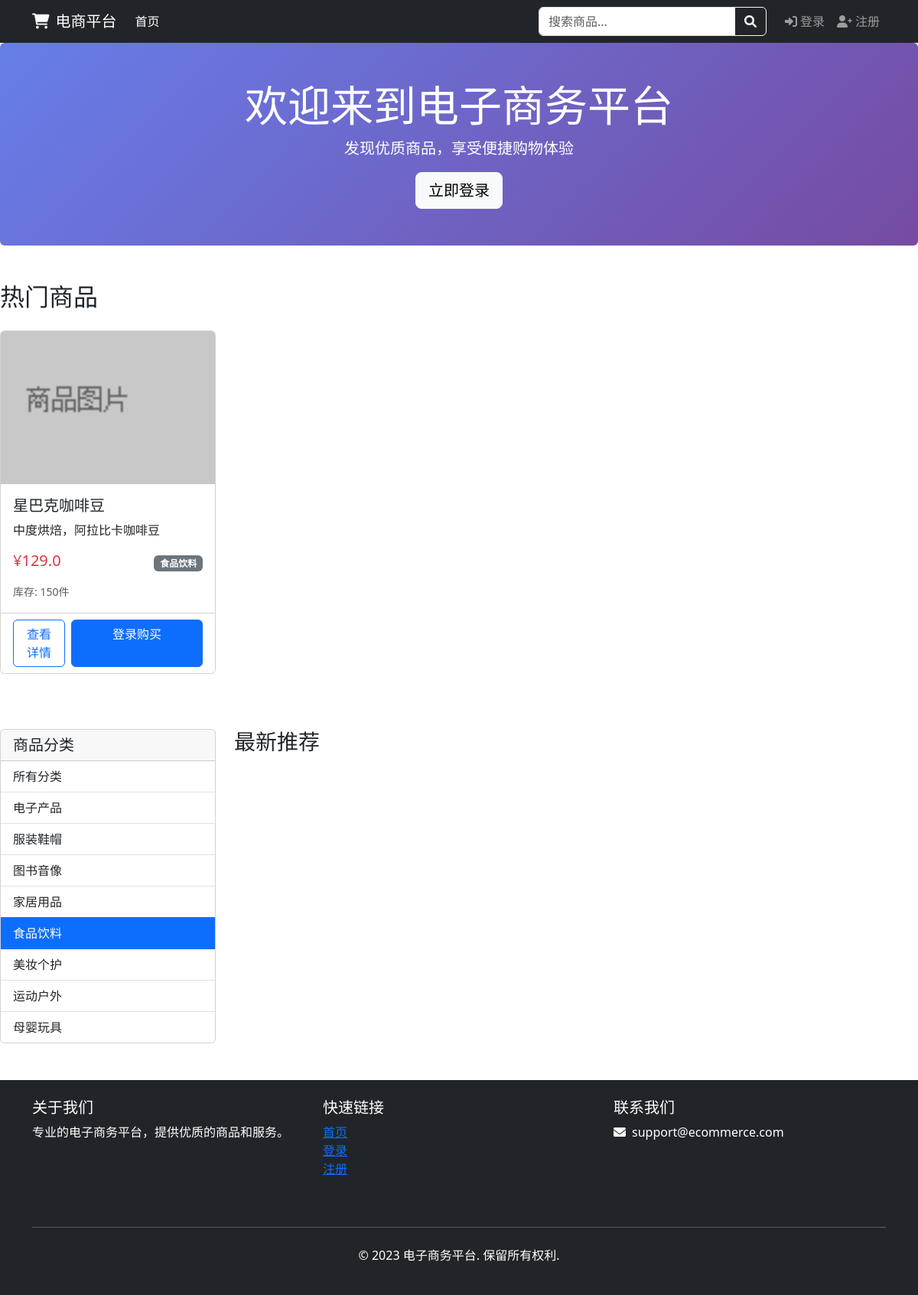
Before: /index?category_id=5 with the older database file.
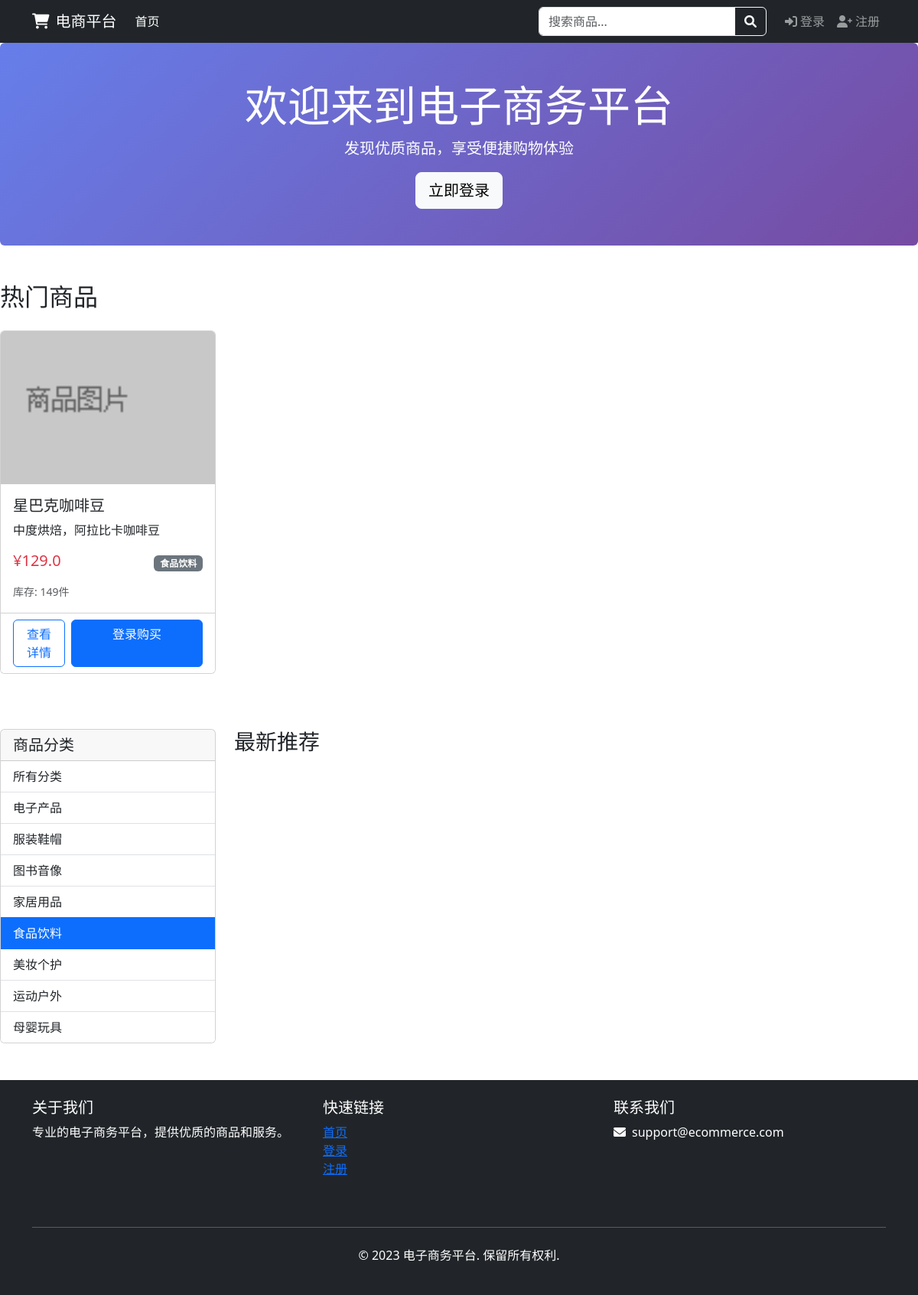
After: the same page with the newer database file.
### app/models.py (models this page shows, shortened)
class Product(db.Model):
    __tablename__ = 'products'
    id = db.Column(db.Integer, primary_key=True)
    name = db.Column(db.String(100), nullable=False, index=True)
    description = db.Column(db.Text)
    price = db.Column(db.Float, nullable=False)
    stock = db.Column(db.Integer, default=0)
    image = db.Column(db.String(200), default='default_product.png')
    created_at = db.Column(db.DateTime, default=datetime.utcnow)
    updated_at = db.Column(db.DateTime, default=datetime.utcnow, onupdate=datetime.utcnow)
    category_id = db.Column(db.Integer, db.ForeignKey('categories.id'))
    cart_items = db.relationship('CartItem', backref='product', lazy='dynamic')
    order_items = db.relationship('OrderItem', backref='product', lazy='dynamic')
    reviews = db.relationship('Review', backref='product', lazy='dynamic')

class Category(db.Model):
    __tablename__ = 'categories'
    id = db.Column(db.Integer, primary_key=True)
    name = db.Column(db.String(50), unique=True, nullable=False)
    description = db.Column(db.Text)
    created_at = db.Column(db.DateTime, default=datetime.utcnow)
    products = db.relationship('Product', backref='category', lazy='dynamic')

### app/main/routes.py (the view, shortened to what this page needs)
@main.route('/')
@main.route('/index')
def index():
    page = request.args.get('page', 1, type=int)
    category_id = request.args.get('category_id', type=int)
    sort_by = request.args.get('sort', 'newest')
    query = Product.query
    if category_id:
        query = query.filter_by(category_id=category_id)
    if sort_by == 'price_low':
        query = query.order_by(Product.price.asc())
    elif sort_by == 'price_high':
        query = query.order_by(Product.price.desc())
    elif sort_by == 'popular':
        from sqlalchemy import func
        from app.models import OrderItem
        query = query.outerjoin(OrderItem)\
            .group_by(Product.id)\
            .order_by(func.sum(OrderItem.quantity).desc())
    else:  # newest
        query = query.order_by(Product.created_at.desc())
    per_page = 12
    products = query.paginate(page=page, per_page=per_page, error_out=False)
    categories = Category.query.all()
    return render_template('index.html',
                         products=products,
                         categories=categories,
                         category_id=category_id,
                         sort_by=sort_by)

### app/context_processors.py (called while the page is built, shortened)
def inject_now():
    return {'now': datetime.utcnow()}

def inject_categories():
    try:
        categories = Category.query.order_by(Category.name).all()
        return {'categories': categories}
    except:
        return {'categories': []}

def inject_cart_info():
    from flask_login import current_user
    cart_items_count = 0
    cart_total_amount = 0
    return {
        'cart_items_count': cart_items_count,
        'cart_total_amount': cart_total_amount
    }

### app/main/templates/index.html (shortened to what this page needs)
{% extends "base.html" %}
{% block content %}
<div class="hero-section bg-primary text-white text-center py-5 mb-5 rounded">
    <h1 class="display-4">欢迎来到电子商务平台</h1>
    <p class="lead">发现优质商品，享受便捷购物体验</p>
    <a href="{{ url_for('auth.login') }}" class="btn btn-light btn-lg">立即登录</a>
</div>
<h2 class="mb-4">热门商品</h2>
<div class="row">
    {% for product in products.items %}
    <div class="col-md-3 mb-4">
        <div class="card product-card h-100">
            <img src="{{ url_for('static', filename='images/default_product.png') }}"
                 class="card-img-top product-image" alt="{{ product.name }}">
            <div class="card-body">
                <h5 class="card-title">{{ product.name }}</h5>
                <p class="card-text text-truncate-2">{{ product.description }}</p>
                <div class="d-flex justify-content-between align-items-center">
                    <span class="h5 text-danger">¥{{ product.price }}</span>
                    <span class="badge bg-secondary">{{ product.category.name if product.category else '未分类' }}</span>
                </div>
                <div class="mt-2">
                    <small class="text-muted">库存: {{ product.stock }}件</small>
                </div>
            </div>
            <div class="card-footer bg-white">
                <div class="d-flex gap-2">
                    <a href="{{ url_for('main.product_detail', id=product.id) }}" class="btn btn-outline-primary flex-1">查看详情</a>
                    {% if current_user.is_authenticated and product.stock > 0 %}
                        <form action="{{ url_for('cart.add_to_cart', product_id=product.id) }}" method="POST" class="flex-1">
                            <input type="hidden" name="csrf_token" value="{{ csrf_token() }}">
                            <input type="hidden" name="quantity" value="1">
                            <button type="submit" class="btn btn-primary w-100">
                                <i class="fas fa-cart-plus"></i> 加入购物车
                            </button>
                        </form>
                    {% elif not current_user.is_authenticated %}
                        <a href="{{ url_for('auth.login') }}" class="btn btn-primary w-100">登录购买</a>
                    {% else %}
                        <button class="btn btn-secondary w-100" disabled>缺货</button>
                    {% endif %}
                </div>
            </div>
        </div>
    </div>
    {% endfor %}
</div>
<div class="row mt-5">
    <div class="col-md-3">
        <div class="card">
            <div class="card-header">
                <h5 class="mb-0">商品分类</h5>
            </div>
            <div class="list-group list-group-flush">
                <a href="{{ url_for('main.index') }}" class="list-group-item list-group-item-action {% if not category_id %}active{% endif %}">
                    所有分类
                </a>
                {% for category in categories %}
                <a href="{{ url_for('main.index', category_id=category.id) }}"
                   class="list-group-item list-group-item-action {% if category_id == category.id %}active{% endif %}">
                    {{ category.name }}
                </a>
                {% endfor %}
            </div>
        </div>
    </div>
    <div class="col-md-9">
        <h3>最新推荐</h3>
    </div>
</div>
{% endblock %}

### app/templates/base.html (shortened to what this page needs)
<!DOCTYPE html>
<html lang="zh-CN">
<head>
    <link href="https://cdn.jsdelivr.net/npm/bootstrap@5.3.0/dist/css/bootstrap.min.css" rel="stylesheet">
    <link href="https://cdnjs.cloudflare.com/ajax/libs/font-awesome/6.0.0/css/all.min.css" rel="stylesheet">
    <link href="{{ url_for('static', filename='css/style.css') }}" rel="stylesheet">
</head>
<body>
    <nav class="navbar navbar-expand-lg navbar-dark bg-dark sticky-top">
        <div class="container">
            <a class="navbar-brand" href="{{ url_for('main.index') }}">
                <i class="fas fa-shopping-cart me-2"></i>电商平台
            </a>
            <div class="collapse navbar-collapse" id="navbarNav">
                <ul class="navbar-nav me-auto">
                    <li class="nav-item">
                        <a class="nav-link {% if request.endpoint == 'main.index' %}active{% endif %}"
                           href="{{ url_for('main.index') }}">
                            首页
                        </a>
                    </li>
                </ul>
                <form class="d-flex me-3" action="{{ url_for('main.search') }}" method="get">
                    <div class="input-group">
                        <input type="text" class="form-control" name="q"
                               placeholder="搜索商品..." value="{{ request.args.get('q', '') }}">
                        <button class="btn btn-outline-light" type="submit">
                            <i class="fas fa-search"></i>
                        </button>
                    </div>
                </form>
                <ul class="navbar-nav">
                    {% if current_user.is_authenticated %}
                    <li class="nav-item dropdown">
                        <a class="nav-link dropdown-toggle" href="#" role="button" data-bs-toggle="dropdown">
                            <i class="fas fa-user me-1"></i>{{ current_user.username }}
                            {% if current_user.is_admin %}
                            <span class="badge bg-warning ms-1">管理员</span>
                            {% endif %}
                        </a>
                        <ul class="dropdown-menu dropdown-menu-end">
                            <li>
                                <a class="dropdown-item" href="{{ url_for('order.order_list') }}">
                                    <i class="fas fa-receipt me-2"></i>我的订单
                                </a>
                            </li>
                            <li>
                                <a class="dropdown-item" href="{{ url_for('auth.profile') }}">
                                    <i class="fas fa-user-cog me-2"></i>个人资料
                                </a>
                            </li>
                            {% if current_user.is_admin %}
                            <li><hr class="dropdown-divider"></li>
                            <li>
                                <a class="dropdown-item text-warning" href="{{ url_for('admin.dashboard') }}">
                                    <i class="fas fa-cogs me-2"></i>管理后台
                                </a>
                            </li>
                            {% endif %}
                            <li><hr class="dropdown-divider"></li>
                            <li>
                                <a class="dropdown-item text-danger" href="{{ url_for('auth.logout') }}">
                                    <i class="fas fa-sign-out-alt me-2"></i>退出登录
                                </a>
                            </li>
                        </ul>
                    </li>
                    {% else %}
                    <li class="nav-item">
                        <a class="nav-link" href="{{ url_for('auth.login') }}">
                            <i class="fas fa-sign-in-alt me-1"></i>登录
                        </a>
                    </li>
                    <li class="nav-item">
                        <a class="nav-link" href="{{ url_for('auth.register') }}">
                            <i class="fas fa-user-plus me-1"></i>注册
                        </a>
                    </li>
                    {% endif %}
                </ul>
            </div>
        </div>
    </nav>
    <main>
        {% block content %}{% endblock %}
    </main>
    <footer class="footer bg-dark text-white py-4 mt-5">
        <div class="container">
            <div class="row">
                <div class="col-md-4 mb-4">
                    <h5>关于我们</h5>
                    <p>专业的电子商务平台，提供优质的商品和服务。</p>
                </div>
                <div class="col-md-4 mb-4">
                    <h5>快速链接</h5>
                    <ul class="list-unstyled">
                        <li><a href="{{ url_for('main.index') }}">首页</a></li>
                        <li><a href="{{ url_for('auth.login') }}">登录</a></li>
                        <li><a href="{{ url_for('auth.register') }}">注册</a></li>
                    </ul>
                </div>
                <div class="col-md-4 mb-4">
                    <h5>联系我们</h5>
                    <p><i class="fas fa-envelope me-2"></i>support@ecommerce.com</p>
                </div>
            </div>
            <hr class="my-4">
            <div class="text-center">
                <p>&copy; 2023 电子商务平台. 保留所有权利.</p>
            </div>
        </div>
    </footer>
</body>
</html>

### app/static/css/style.css (style rules this page uses)
.product-image { height: 200px; object-fit: cover; }
.text-truncate-2 { display: -webkit-box; -webkit-line-clamp: 2; -webkit-box-orient: vertical; overflow: hidden; }
.hero-section { background: linear-gradient(135deg, #667eea 0%, #764ba2 100%); }

Changed rows visible on the page:
changed Product "星巴克咖啡豆": stock "150" → "149"
